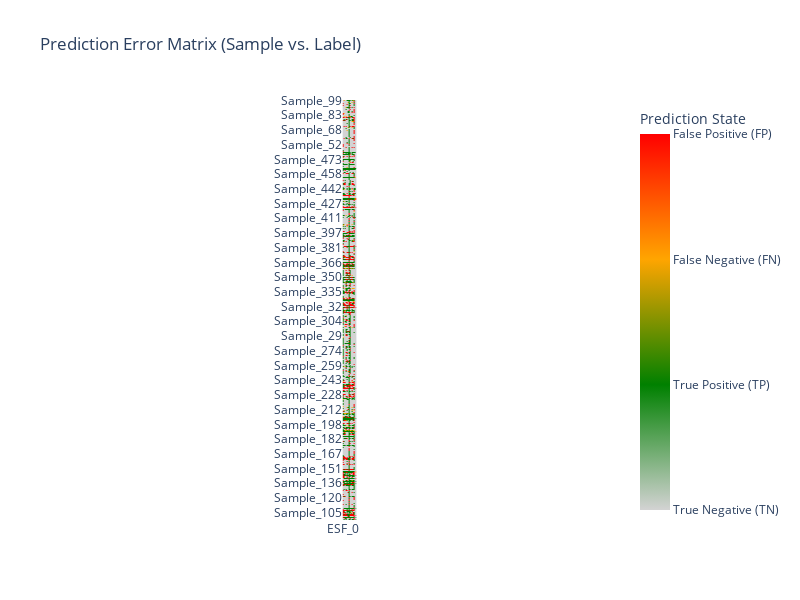
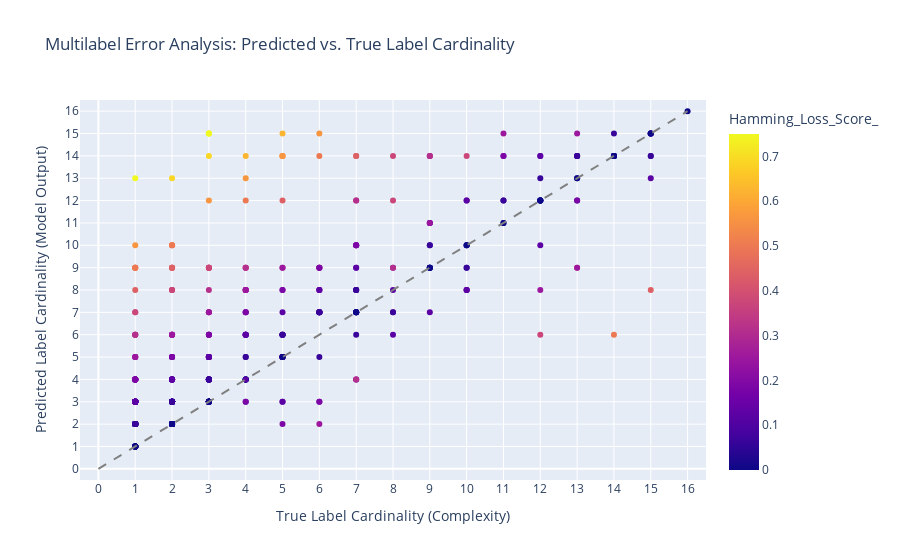

Write notebook code for charts like these, in order.
### Code cell
study_ovrxgb_best_params = study_ovrxgb.best_params

study_ovrxgb_best_params_xgb = {
    'n_estimators': study_ovrxgb_best_params['n_estimators'],
    'max_depth': study_ovrxgb_best_params['max_depth'],
    'learning_rate': study_ovrxgb_best_params['learning_rate'],
    'subsample': study_ovrxgb_best_params['subsample'],
    'colsample_bytree' : study_ovrxgb_best_params['colsample_bytree'],
    'scale_pos_weight': study_ovrxgb_best_params['scale_pos_weight'],
    'base_score': 0.5,
    'random_state': 42,
    'verbosity': 0,
    'use_label_encoder': False,
    'eval_metric': 'logloss',
    'use_label_encoder': False
}

study_ovrxgb_bbase_xgb = XGBClassifier(**study_ovrxgb_best_params_xgb)
study_ovrxgb_tuned = OneVsRestClassifier(
    estimator = study_ovrxgb_bbase_xgb,
)

study_ovrxgb_tuned.fit(X_train_transformed, y_train_transformed)

y_pred_training_ovr = study_ovrxgb_tuned.predict(X_train_transformed)

display_results(y_train_transformed, y_pred_training_ovr)

display_error_heatmap(y_train_transformed, y_pred_training_ovr)

display_label_cardinality_error(y_train_transformed, y_pred_training_ovr)

### Figure 1 — Plotly figure (JSON) as saved in the notebook; plotly's stock layout.template omitted (floating-point values rounded to 4 significant figures; data arrays with more than 128 entries replaced by an {"elided": "..."} marker saying what was removed)
{"data": [{"coloraxis": "coloraxis", "hovertemplate": "x: %{x}<br>y: %{y}<br>color: %{z}<extra></extra>", "name": "0", "type": "heatmap", "x": ["ESF_0", "ESF_1", "ESF_2", "ESF_3", "ESF_4", "ESF_5", "ESF_6", "ESF_7", "ESF_8", "ESF_9", "ESF_10", "ESF_11", "ESF_12", "ESF_13", "ESF_14", "ESF_15"], "xaxis": "x", "y": {"elided": "485 str values"}, "yaxis": "y", "z": {"elided": "485x16 int values"}}], "layout": {"autosize": false, "coloraxis": {"colorbar": {"ticktext": ["True Negative (TN)", "True Positive (TP)", "False Negative (FN)", "False Positive (FP)"], "tickvals": [0, 1, 2, 3], "title": {"text": "Prediction State"}}, "colorscale": [[0, "lightgray"], [0.3333, "green"], [0.6667, "orange"], [1, "red"]]}, "height": 600, "title": {"text": "Prediction Error Matrix (Sample vs. Label)"}, "width": 800, "xaxis": {"anchor": "y", "constrain": "domain", "domain": [0, 1], "scaleanchor": "y"}, "yaxis": {"anchor": "x", "autorange": "reversed", "categoryorder": "category descending", "constrain": "domain", "domain": [0, 1]}}}

### Figure 2 — Plotly figure (JSON) as saved in the notebook; plotly's stock layout.template omitted (floating-point values rounded to 4 significant figures; data arrays with more than 128 entries replaced by an {"elided": "..."} marker saying what was removed)
{"data": [{"customdata": {"elided": "485x2 mixed values"}, "hovertemplate": "True_Cardinality=%{x}<br>Predicted_Cardinality=%{y}<br>Sample_ID=%{customdata[0]}<br>Total_Errors=%{customdata[1]}<br>Hamming_Loss_Score_=%{marker.color}<extra></extra>", "legendgroup": "", "marker": {"color": {"elided": "485 float values"}, "coloraxis": "coloraxis", "symbol": "circle"}, "mode": "markers", "name": "", "orientation": "v", "showlegend": false, "type": "scatter", "x": {"elided": "485 int values"}, "xaxis": "x", "y": {"elided": "485 int values"}, "yaxis": "y"}], "layout": {"coloraxis": {"colorbar": {"title": {"text": "Hamming_Loss_Score_"}}, "colorscale": [[0, "#0d0887"], [0.1111, "#46039f"], [0.2222, "#7201a8"], [0.3333, "#9c179e"], [0.4444, "#bd3786"], [0.5556, "#d8576b"], [0.6667, "#ed7953"], [0.7778, "#fb9f3a"], [0.8889, "#fdca26"], [1, "#f0f921"]]}, "legend": {"tracegroupgap": 0}, "shapes": [{"line": {"color": "gray", "dash": "dash"}, "type": "line", "x0": 0, "x1": 16, "y0": 0, "y1": 16}], "title": {"text": "Multilabel Error Analysis: Predicted vs. True Label Cardinality"}, "xaxis": {"anchor": "y", "domain": [0, 1], "range": [-0.5, 16.5], "tickvals": [0, 1, 2, 3, 4, 5, 6, 7, 8, 9, 10, 11, 12, 13, 14, 15, 16], "title": {"text": "True Label Cardinality (Complexity)"}}, "yaxis": {"anchor": "x", "domain": [0, 1], "range": [-0.5, 16.5], "tickvals": [0, 1, 2, 3, 4, 5, 6, 7, 8, 9, 10, 11, 12, 13, 14, 15, 16], "title": {"text": "Predicted Label Cardinality (Model Output)"}}}}
